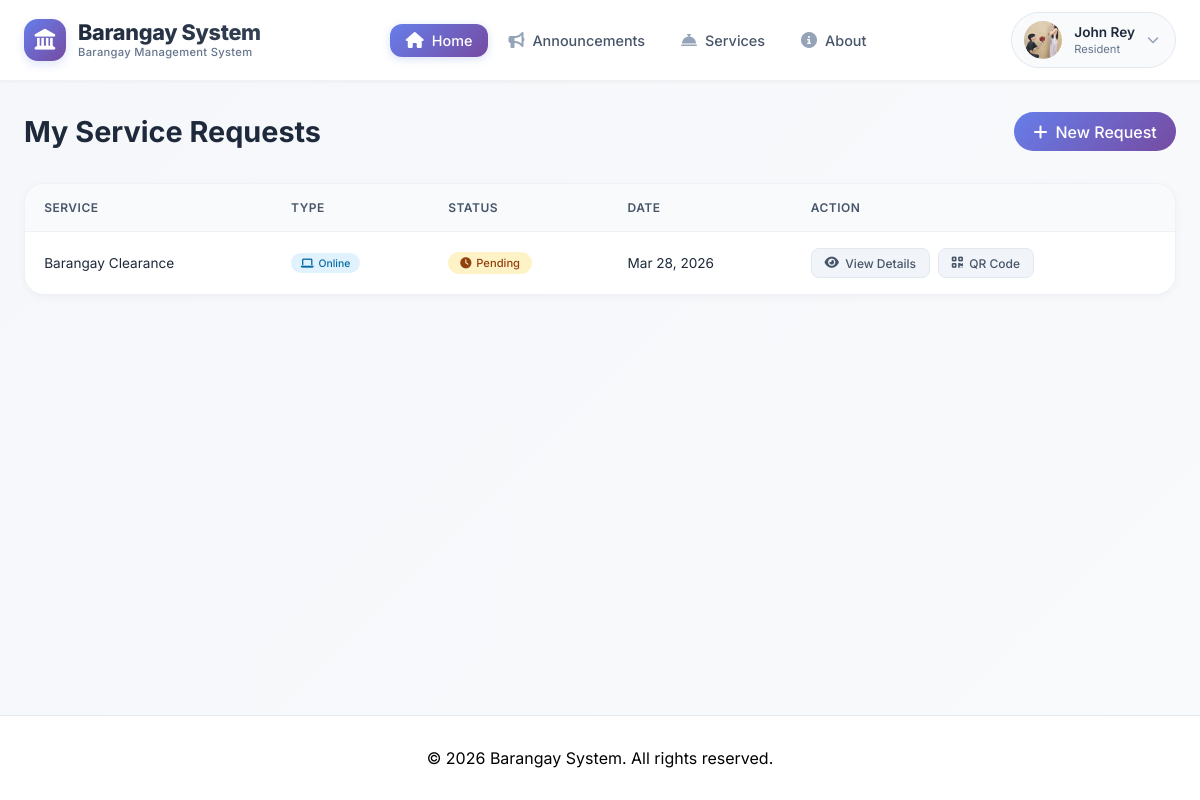
Screenshot of /resident/my_requests.php (signed in) with the database file from the repository.
### tables this page shows
CREATE TABLE `users` (
  `id` int(11) NOT NULL,
  `username` varchar(50) NOT NULL,
  `email` varchar(100) NOT NULL,
  `profile_pic` varchar(255) DEFAULT NULL,
  `password` varchar(255) NOT NULL,
  `first_name` varchar(50) DEFAULT NULL,
  `last_name` varchar(50) DEFAULT NULL,
  `address` text DEFAULT NULL,
  `contact_number` varchar(20) DEFAULT NULL,
  `user_type` enum('resident','admin') DEFAULT 'resident',
  `is_online` tinyint(1) DEFAULT 0,
  `last_activity` timestamp NOT NULL DEFAULT current_timestamp() ON UPDATE current_timestamp(),
  `created_at` timestamp NOT NULL DEFAULT current_timestamp(),
  `is_verified` tinyint(1) DEFAULT 0,
  `status` varchar(20) DEFAULT 'active',
  `last_login` datetime DEFAULT NULL,
  `last_login_ip` varchar(45) DEFAULT NULL
);

CREATE TABLE `resident_requests` (
  `id` int(11) NOT NULL,
  `user_id` int(11) NOT NULL,
  `service_id` int(11) NOT NULL,
  `request_type` varchar(50) DEFAULT 'online',
  `preferred_day` varchar(20) DEFAULT NULL,
  `preferred_time` varchar(50) DEFAULT NULL,
  `schedule_id` int(11) DEFAULT NULL,
  `preferred_date` date DEFAULT NULL,
  `status` enum('pending','approved','rejected','completed') DEFAULT 'pending',
  `admin_remarks` text DEFAULT NULL,
  `qr_token` varchar(100) DEFAULT NULL,
  `request_date` timestamp NOT NULL DEFAULT current_timestamp(),
  `processed_date` timestamp NULL DEFAULT NULL,
  `processed_by` int(11) DEFAULT NULL
);

CREATE TABLE `services` (
  `id` int(11) NOT NULL,
  `service_name` varchar(100) NOT NULL,
  `description` text DEFAULT NULL,
  `requirements` text DEFAULT NULL,
  `fee` decimal(10,2) DEFAULT NULL,
  `is_active` tinyint(1) DEFAULT 1,
  `created_at` timestamp NOT NULL DEFAULT current_timestamp()
);

### resident/my_requests.php (the view, shortened to what this page needs)
<?php
$database = new Database();
$db = $database->getConnection();
$query = "SELECT r.*, s.service_name
          FROM resident_requests r
          JOIN services s ON r.service_id = s.id
          WHERE r.user_id = :user_id
          ORDER BY r.request_date DESC";
$stmt = $db->prepare($query);
$stmt->bindParam(':user_id', $_SESSION['user_id']);
$stmt->execute();
$requests = $stmt->fetchAll(PDO::FETCH_ASSOC);
include '../includes/header.php';
?>
<div class="main-content">
    <div class="requests-container">
        <div class="page-header">
            <h1>My Service Requests</h1>
            <a href="../index.php?page=services" class="btn-request">
                <i class="fas fa-plus"></i> New Request
            </a>
        </div>
        <?php if (count($requests) > 0): ?>
            <div class="requests-table-wrapper">
                <table class="requests-table">
                    <thead>
                        <tr>
                            <th>Service</th>
                            <th>Type</th>
                            <th>Status</th>
                            <th>Date</th>
                            <th>Action</th>
                        </tr>
                    </thead>
                    <tbody>
                        <?php foreach ($requests as $request): ?>
                        <tr>
                            <td><?php echo htmlspecialchars($request['service_name']); ?></td>
                            <td>
                                <span class="type-badge type-<?php echo $request['request_type']; ?>">
                                    <i class="fas fa-<?php echo $request['request_type'] == 'online' ? 'laptop' : 'walking'; ?>"></i>
                                    <?php echo ucfirst($request['request_type']); ?>
                                </span>
                            </td>
                            <td>
                                <span class="status-badge status-<?php echo $request['status']; ?>">
                                    <i class="fas fa-<?php
                                        echo $request['status'] == 'pending' ? 'clock' :
                                            ($request['status'] == 'approved' ? 'check-circle' :
                                            ($request['status'] == 'rejected' ? 'times-circle' : 'check-double'));
                                    ?>"></i>
                                    <?php echo ucfirst($request['status']); ?>
                                </span>
                            </td>
                            <td><?php echo date('M d, Y', strtotime($request['request_date'])); ?></td>
                            <td>
                                <div class="action-buttons">
                                    <a href="view_request.php?id=<?php echo $request['id']; ?>" class="btn-view">
                                        <i class="fas fa-eye"></i> View Details
                                    </a>
                                    <a href="view_request_qr.php?id=<?php echo $request['id']; ?>" class="btn-qr">
                                        <i class="fas fa-qrcode"></i> QR Code
                                    </a>
                                </div>
                            </td>
                        </tr>
                        <?php endforeach; ?>
                    </tbody>
                </table>
            </div>
        <?php endif; ?>
    </div>
</div>
<?php include '../includes/footer.php'; ?>

### includes/header.php (shortened to what this page needs)
<?php
$barangay_name = "Barangay System";
$user_data = null;
if (isset($_SESSION['user_id'])) {
    try {
        $database = new Database();
        $db = $database->getConnection();
        $query = "SELECT id, username, first_name, last_name, email, profile_pic FROM users WHERE id = :user_id";
        $stmt = $db->prepare($query);
        $stmt->bindParam(':user_id', $_SESSION['user_id']);
        $stmt->execute();
        $user_data = $stmt->fetch(PDO::FETCH_ASSOC);
    } catch (Exception $e) {
    }
}
$current_page = $_GET['page'] ?? 'home';
?>
<!DOCTYPE html>
<html lang="en">
<head>
    <link rel="stylesheet" href="https://cdnjs.cloudflare.com/ajax/libs/font-awesome/6.4.0/css/all.min.css">
</head>
<body>
<nav class="modern-navbar" id="navbar">
    <div class="nav-container">
        <a href="/testweb/index.php?page=home" class="logo">
            <div class="logo-icon">
                <i class="fas fa-landmark"></i>
            </div>
            <div class="logo-text">
                <span class="logo-name"><?php echo htmlspecialchars($barangay_name); ?></span>
                <span class="logo-badge">Barangay Management System</span>
            </div>
        </a>
        <ul class="nav-links">
            <li><a href="/testweb/index.php?page=home" class="<?php echo $current_page == 'home' ? 'active' : ''; ?>">
                <i class="fas fa-home"></i> <span>Home</span>
            </a></li>
            <li><a href="/testweb/index.php?page=announcements" class="<?php echo $current_page == 'announcements' ? 'active' : ''; ?>">
                <i class="fas fa-bullhorn"></i> <span>Announcements</span>
            </a></li>
            <li><a href="/testweb/index.php?page=services" class="<?php echo $current_page == 'services' ? 'active' : ''; ?>">
                <i class="fas fa-concierge-bell"></i> <span>Services</span>
            </a></li>
            <li><a href="/testweb/index.php?page=about" class="<?php echo $current_page == 'about' ? 'active' : ''; ?>">
                <i class="fas fa-info-circle"></i> <span>About</span>
            </a></li>
        </ul>
        <div class="header-right">
            <?php if (isset($_SESSION['user_id'])): ?>
                <div class="dropdown" id="profileDropdown">
                    <button class="profile-btn" id="profileBtn" type="button" aria-label="Profile menu">
                        <div class="profile-avatar">
                            <?php if (isset($user_data['profile_pic']) && !empty($user_data['profile_pic'])): ?>
                                <img src="/testweb/uploads/profiles/<?php echo htmlspecialchars($user_data['profile_pic']); ?>" alt="Profile">
                            <?php else: ?>
                                <i class="fas fa-user"></i>
                            <?php endif; ?>
                        </div>
                        <div class="profile-info">
                            <div class="profile-name">
                                <?php
                                if (isset($user_data['first_name'])) {
                                    echo htmlspecialchars($user_data['first_name']);
                                } elseif (isset($_SESSION['user_name'])) {
                                    echo htmlspecialchars(explode(' ', $_SESSION['user_name'])[0]);
                                } else {
                                    echo 'Resident';
                                }
                                ?>
                            </div>
                            <div class="profile-role">Resident</div>
                        </div>
                        <i class="fas fa-chevron-down profile-arrow"></i>
                    </button>
                </div>
            <?php endif; ?>
        </div>
    </div>
</nav>

### includes/header.php (style rules this page uses)
* { margin: 0; padding: 0; box-sizing: border-box; }
body { font-family: 'Inter', -apple-system, BlinkMacSystemFont, 'Segoe UI', sans-serif; padding-top: 80px; background: linear-gradient(135deg, #f5f7fa 0%, #f8fafc 100%); min-height: 100vh; display: flex; flex-direction: column; }
.modern-navbar { background: rgba(255, 255, 255, 0.98); backdrop-filter: blur(10px); box-shadow: 0 1px 3px rgba(0, 0, 0, 0.05); position: fixed; top: 0; left: 0; right: 0; width: 100%; z-index: 10000; transition: all 0.3s cubic-bezier(0.4, 0, 0.2, 1); border-bottom: 1px solid rgba(0, 0, 0, 0.05); }
.nav-container { max-width: 1400px; margin: 0 auto; padding: 0 2rem; display: flex; justify-content: space-between; align-items: center; height: 80px; }
.logo { display: flex; align-items: center; gap: 12px; text-decoration: none; flex-shrink: 0; }
.logo-icon { width: 42px; height: 42px; background: linear-gradient(135deg, #667eea 0%, #764ba2 100%); border-radius: 14px; display: flex; align-items: center; justify-content: center; color: white; font-size: 1.3rem; transition: all 0.3s ease; box-shadow: 0 4px 10px rgba(102, 126, 234, 0.2); }
.logo-text { display: flex; flex-direction: column; line-height: 1.2; }
.logo-name { font-size: 1.35rem; font-weight: 800; background: linear-gradient(135deg, #1e293b 0%, #334155 100%); -webkit-background-clip: text; background-clip: text; color: transparent; text-decoration: none; letter-spacing: -0.3px; transition: all 0.3s; }
.logo-badge { font-size: 0.7rem; color: #64748b; font-weight: 500; letter-spacing: 0.3px; }
.nav-links { display: flex; gap: 0.25rem; list-style: none; align-items: center; margin: 0; padding: 0; }
.nav-links li { position: relative; list-style: none; }
.nav-links li a { display: flex; align-items: center; gap: 8px; padding: 0.6rem 1.1rem; color: #475569; text-decoration: none; font-weight: 500; font-size: 0.95rem; border-radius: 12px; transition: all 0.2s ease; cursor: pointer; }
.nav-links li a i { font-size: 1rem; color: #94a3b8; transition: all 0.2s; }
.nav-links li a.active { background: linear-gradient(135deg, #667eea 0%, #764ba2 100%); color: white; box-shadow: 0 2px 8px rgba(102, 126, 234, 0.25); }
.nav-links li a.active i { color: white; }
.profile-btn { display: flex; align-items: center; gap: 12px; padding: 0.5rem 1rem 0.5rem 0.75rem; background: #f8fafc; border: 1px solid #e2e8f0; border-radius: 100px; cursor: pointer; transition: all 0.2s ease; font-family: inherit; }
.profile-avatar { width: 38px; height: 38px; background: linear-gradient(135deg, #667eea 0%, #764ba2 100%); border-radius: 50%; display: flex; align-items: center; justify-content: center; color: white; font-weight: 600; font-size: 0.9rem; overflow: hidden; flex-shrink: 0; }
.profile-avatar img { width: 100%; height: 100%; object-fit: cover; }
.profile-info { text-align: left; }
.profile-name { font-weight: 600; color: #1e293b; font-size: 0.85rem; line-height: 1.3; }
.profile-role { font-size: 0.7rem; color: #64748b; }
.profile-arrow { color: #94a3b8; font-size: 0.75rem; transition: transform 0.2s; }
.dropdown { position: relative; }
.header-right { display: flex; align-items: center; gap: 1rem; }
@media (max-width: 1200px) { .nav-container { padding: 0 1.5rem; } }
@media (max-width: 1200px) { .nav-links li a { padding: 0.5rem 1rem; font-size: 0.9rem; } }
.dropdown-item, .mobile-nav-links li a, .nav-links li a, .btn-login, .btn-register, .logo, .profile-btn { cursor: pointer; -webkit-tap-highlight-color: transparent; }
button, a { touch-action: manipulation; }

### rows the page displays
users: profile_pic (picture), first_name "John Rey"
resident_requests: service.service_name "Barangay Clearance", request_type "Online", status "Pending", request_date "Mar 28, 2026"
